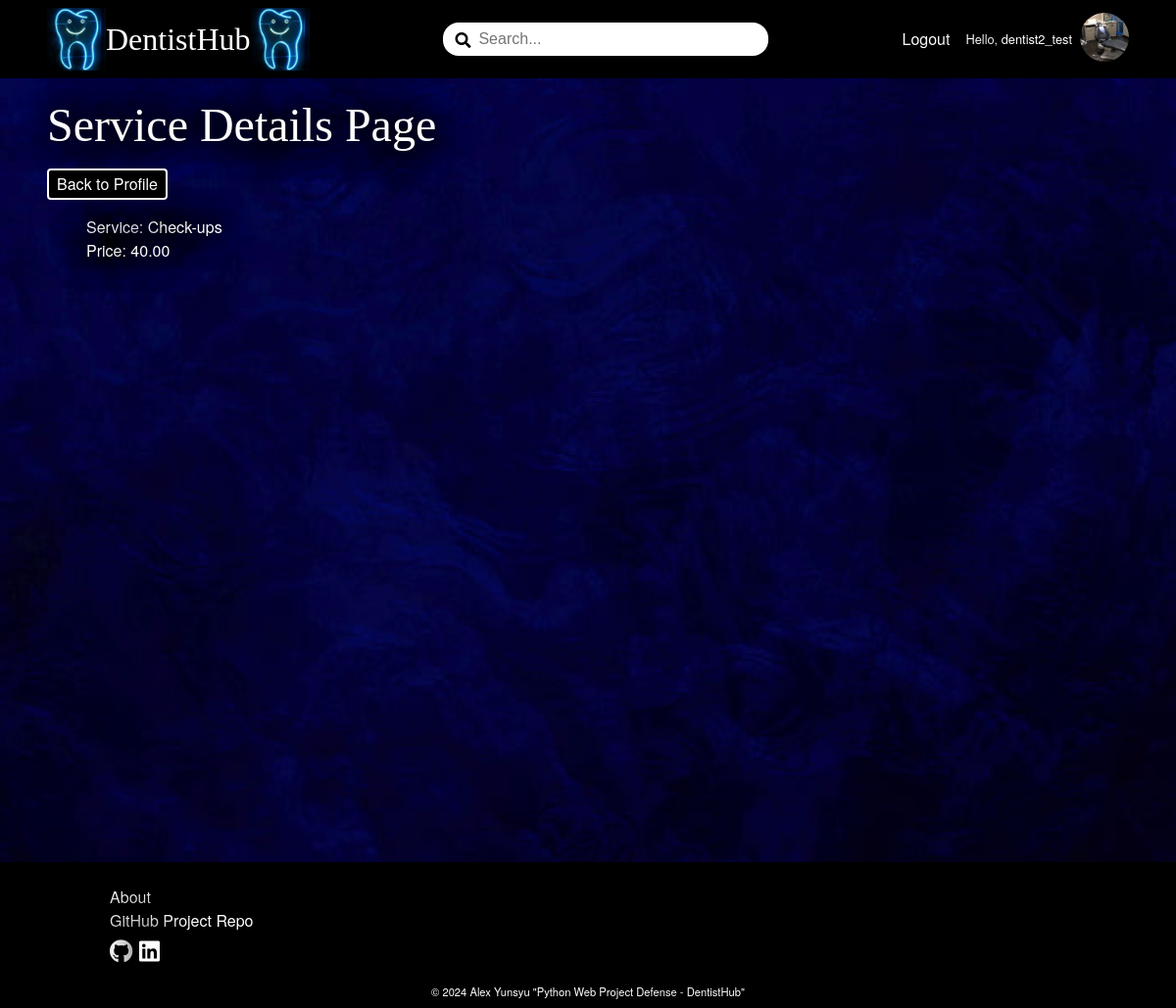
The app's page /dentistsoffice/petar/service/17/details/ (signed in) with its own data.
### DentistBook/account/models.py (models this page shows)
class AppUser(AbstractUser):
    MAX_LENGTH_ROLE = 15
    ROLES = (
        ('Client', 'Client'),
        ('Dentistsoffice', 'Dentist'),
    )
    role = models.CharField(
        max_length=MAX_LENGTH_ROLE,
        choices=ROLES,
        blank=True
    )

### DentistBook/dentistsoffice/models.py (models this page shows, shortened)
class DentistsofficeProfile(models.Model):
    MIN_LENGTH_NAME = 2
    MAX_LENGTH_NAME = 50
    MIN_LENGTH_ADDRESS = 5
    MAX_LENGTH_ADDRESS = 50
    MIN_LENGTH_CITY = 2
    MAX_LENGTH_CITY = 50
    MAX_DIGITS_GEOLOCATION = 18
    DECIMAL_PLACES_GEOLOCATION = 15
    MIN_VALUE_GEOLOCATION_LATITUDE = -90
    MAX_VALUE_GEOLOCATION_LATITUDE = 90
    MIN_VALUE_GEOLOCATION_LONGITUDE = -180
    MAX_VALUE_GEOLOCATION_LONGITUDE = 180
    MIN_LENGTH_ABOUT = 10
    MAX_LENGTH_ABOUT = 500
    class Meta:
        verbose_name = 'Dentists office Profile'
    name = models.CharField(
        max_length=MAX_LENGTH_NAME,
        validators=(validators.MinLengthValidator(MIN_LENGTH_NAME),),
        null=False,
        blank=False
    )
    address = models.CharField(
        max_length=MAX_LENGTH_ADDRESS,
        validators=(validators.MinLengthValidator(MIN_LENGTH_ADDRESS),),
        null=False,
        blank=False
    )
    city = models.CharField(
        max_length=MAX_LENGTH_CITY,
        validators=(
            validators.MinLengthValidator(MIN_LENGTH_CITY),
            validate_dentistsoffice_city_name,
        ),
        null=False,
        blank=False
    )
    geolocation_latitude = models.DecimalField(
        max_digits=MAX_DIGITS_GEOLOCATION,
        decimal_places=DECIMAL_PLACES_GEOLOCATION,
        validators=(
            validators.MinValueValidator(MIN_VALUE_GEOLOCATION_LATITUDE),
            validators.MaxValueValidator(MAX_VALUE_GEOLOCATION_LATITUDE)
        ),
        null=True,
        blank=True
        )
    geolocation_longitude = models.DecimalField(
        max_digits=MAX_DIGITS_GEOLOCATION,
        decimal_places=DECIMAL_PLACES_GEOLOCATION,
        validators=(
            validators.MinValueValidator(MIN_VALUE_GEOLOCATION_LONGITUDE),
            validators.MaxValueValidator(MAX_VALUE_GEOLOCATION_LONGITUDE)
        ),
        null=True,
        blank=True
        )
    about = models.TextField(
        max_length=MAX_LENGTH_ABOUT,
        validators=(validators.MinLengthValidator(MIN_LENGTH_ABOUT),),
        null=True,
        blank=True
    )
    dentistsoffice_picture = models.ImageField(
        upload_to='dentistsoffice-profile-pictures',
        validators=(validate_dentistsoffice_picture_file_size,),
        null=True,
        blank=True,
    )
    slug = models.SlugField(
        unique=True
    )
    user = models.OneToOneField(
        UserModel,
        on_delete=models.CASCADE,
        primary_key=True
    )

class DentistsofficeService(models.Model):
    MIN_LENGTH_DENTISTSOFFICE_SERVICE = 3
    MAX_LENGTH_DENTISTSOFFICE_SERVICE = 50
    MAX_DIGITS_PRICE = 5
    DECIMAL_PLACES_PRICE = 2
    MIN_VALUE_PRICE = 0.01
    class Meta:
        verbose_name_plural = 'Dentists office Services'
    service_name = models.CharField(
        max_length=MAX_LENGTH_DENTISTSOFFICE_SERVICE,
        validators=(validators.MinLengthValidator(MIN_LENGTH_DENTISTSOFFICE_SERVICE),),
        null=False,
        blank=False
    )
    price = models.DecimalField(
        max_digits=MAX_DIGITS_PRICE,
        decimal_places=DECIMAL_PLACES_PRICE,
        validators=(validators.MinValueValidator(MIN_VALUE_PRICE),),
        null=False,
        blank=False
    )
    category = models.ForeignKey(
        ServiceCategory,
        on_delete=models.CASCADE,
    )
    dentistsoffice = models.ForeignKey(
        DentistsofficeProfile,
        on_delete=models.CASCADE,
    )

### DentistBook/dentistsoffice/views.py (the view)
# urls.py: path('<int:pk>/details/', DentistsofficeServicesDetailsView.as_view(), name='service-details'),
class DentistsofficeServicesDetailsView(views.DetailView):
    model = DentistsofficeService
    template_name = 'services/service-details.html'

### DentistBook/common/templatetags/custom_filters.py (called while the page is built)
@register.filter
def get_role(user):
    return user.role if user.is_authenticated else ''

### DentistBook/dentistsoffice/templates/services/service-details.html (shortened to what this page needs)
{% extends 'base.html' %}
{% load static %}
{% block content %}
    <div class="wall-picture-container">
        <div class="main-container">
            <h1>Service Details Page</h1>
            <a href="{% url 'dentistsoffice-details' slug=request.user.dentistsofficeprofile.slug %}" class="link-button">Back to Profile</a>
            <ul>
                <li>Service: {{ object.service_name }}</li>
                <li>Price: {{ object.price }}</li>
            </ul>
        </div>
        <img src="{% static 'images/website_photos/white-wall.jpg' %}" alt="white-wall" class="white-wall-picture">
    </div>
{% endblock %}

### templates/header.html (shortened to what this page needs)
{% load custom_filters %}
{% load static %}
<div class="home-logo">
    <a href="{% url 'home-page' %}">
        <img src="{% static 'images/dentistsoffice-pole.jpg' %}" alt="dentistsoffice-pole">
        <span>DentistHub</span>
        <img src="{% static 'images/dentistsoffice-pole.jpg' %}" alt="dentistsoffice-pole">
    </a>
</div>
<div class="search-field">
    <span><i class="fas fa-search"></i></span>
    <input type="text" id="search-input" placeholder="Search...">
</div>
<nav class="header-nav-links">
    <ul role="list">
        {% if not request.user.is_authenticated %}
            <li class="nav-item"><a href="{% url 'register-page' %}">Register</a></li>
            <li class="nav-item"><a href="{% url 'login-page' %}">Login</a></li>
        {% else %}
            <li class="nav-item"><a href="{% url 'logout-page' %}">Logout</a></li>
            {% if request.user|get_role == 'Client' %}
                <li class="nav-item nav-profile">
                    <a href="{% url 'client-details' %}">Hello, {{ request.user }}</a>
                    <a href="{% url 'client-details' %}">
                        {% if request.user.clientprofile.profile_picture %}
                            <img src="{{ request.user.clientprofile.profile_picture.url }}" alt="profile-picture-thumbnail" class="profile-picture-thumbnail">
                        {% else %}
                            <img src="{% static 'images/client-default-profile-picture.jpg' %}" alt="default_profile_picture" class="profile-picture-thumbnail">
                        {% endif %}
                    </a>
                </li>
            {% else %}
                <li class="nav-item nav-profile">
                    <a href="{% url 'dentistsoffice-details' slug=request.user.dentistsofficeprofile.slug %}">Hello, {{ request.user }}</a>
                    <a href="{% url 'dentistsoffice-details' slug=request.user.dentistsofficeprofile.slug %}">
                        {% if request.user.dentistsofficeprofile.dentistsoffice_picture %}
                            <img src="{{ request.user.dentistsofficeprofile.dentistsoffice_picture.url }}" alt="dentistsoffice-profile-picture-thumbnail" class="profile-picture-thumbnail">
                        {% else %}
                            <img src="{% static 'images/dentistsoffice-default-profile-picture.jpg' %}" alt="dentistsoffice-default_profile_picture" class="profile-picture-thumbnail">
                        {% endif %}
                    </a>
                </li>
            {% endif %}
        {% endif %}
    </ul>
</nav>

### static/css/styles.css (style rules this page uses)
:root { --button-brown: #370511; }
*, *::before, *::after { box-sizing: border-box; }
body, h1, h2, h3, h4, h5, h6, p, figure, blockquote, dl, dd { margin: 0; }
h1, h2, h3, h4, h5, h6, b, li, p { color: white; text-shadow: -10px -10px 30px rgba(0, 0, 0, 0.9), 10px -10px 30px rgba(0, 0, 0, 0.9), -10px 10px 30px rgba(0, 0, 0, 0.9), 10px 10px 30px rgba(0, 0, 0, 0.9); }
body { color: white; background-image: url('../images/website_photos/background.jpg'); background-size: cover; background-position: center; background-repeat: no-repeat; }
ul[role='list'], ol[role='list'] { list-style: none; padding: 0; margin: 0; }
a { text-decoration: none; color: inherit; }
body { font-family: 'Helvetica Neue', Arial, sans-serif; line-height: 1.5; height: 100% }
main h1 { font-family: Impact, fantasy; font-size: 3rem; }
header nav ul { display: flex; flex-direction: row; gap: 1rem; align-items: center; }
header a { color: white; }
.home-logo a { display: flex; flex-direction: row; align-items: center; font-size: 2rem; font-family: Impact, fantasy; font-weight: 500; }
.home-logo img { width: 60px; }
.search-field { position: relative; width: 30%; }
.search-field span { position: absolute; top: 6px; left: 12px; color: black; z-index: 1; }
.search-field input { padding: 0.5rem 2.25rem; width: 100%; border-radius: 16px; border: none; font-size: 1rem; }
.link-button { display: inline-block; padding: 10px 20px; background-color: hsl(213, 93%, 70%); color: white; text-align: center; text-decoration: none; border: 2px solid #FFFFFF; border-radius: 20px; cursor: pointer; }
ul { list-style: none; }
a { text-decoration: none; }
.link-button { background: black; color: white; padding: 2px 8px; border-radius: 4px; }
.main-container { margin: 0.25rem 3rem; }
.profile-picture-thumbnail { width: 50px; height: 50px; object-fit: cover; overflow: hidden; border-radius: 50%; }
.nav-profile { display: flex; flex-direction: row; align-items: center; font-size: 0.8rem; gap: 8px; }
h1, h2, h3, h4, h5, h6 { font-family: 'Helvetica Neue', Arial, sans-serif; font-weight: 500; padding: 0.5rem 0; }
.wall-picture-container { position: relative; width: 100%; min-height: 100vh; overflow: hidden; }
.white-wall-picture { position: absolute; top: 0; left: 0; width: 100%; object-fit: cover; z-index: -1; }

### records on screen
AppUser: user "dentist2_test", user.dentistsofficeprofile.dentistsoffice_picture (picture)
DentistsofficeService: service_name "Check-ups", price "40.00"
